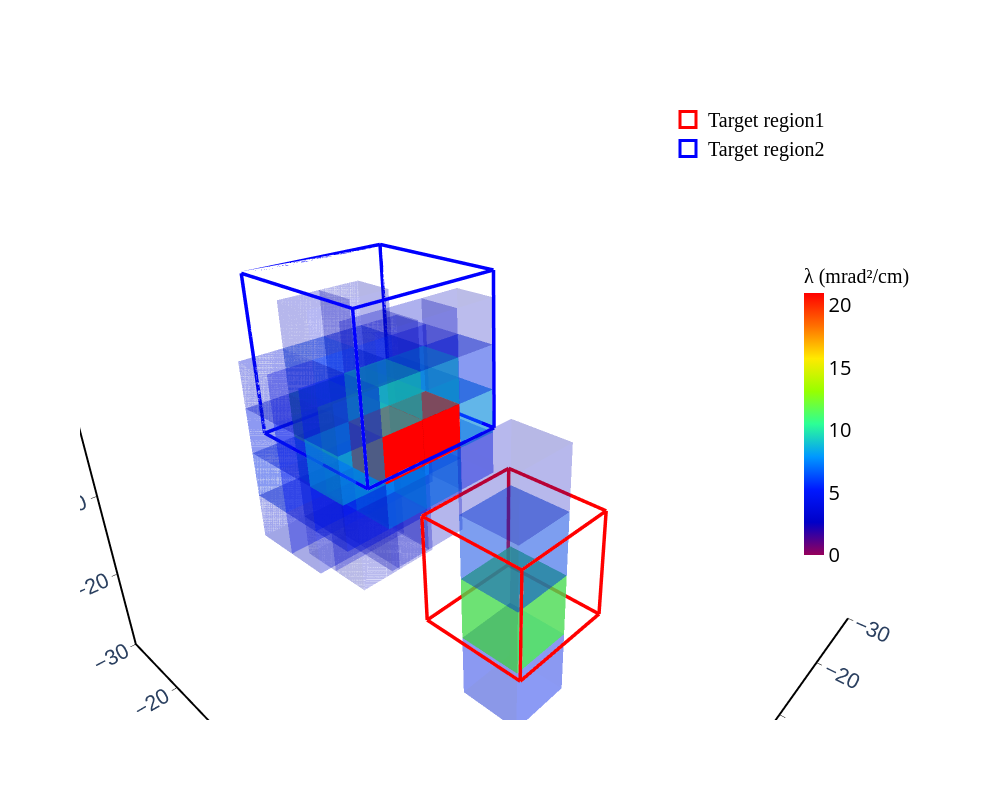

The notebook cell this image was saved under:
### Code cell
# ============================================================
# 3D Reconstruction Visualization
# ============================================================

print("\n--- 3D Reconstruction (Print_result Style) ---")

# Set visualization bounds
xlim = [X_MIN, X_MAX]
ylim = [Y_MIN, Y_MAX]
zlim = [Z_MIN, Z_MAX]

def opacity_fn(rho_val, alpha, idx):
    # Hide sentinel (unseen) and low-scatter voxels
    if rho_val < 0:
        return 0.0
    elif rho_val < 3:
        return 0.0
    return alpha

# Camera settings for a good initial viewpoint
view_zoom = 1.0
ceye = dict(x=0.5 * view_zoom, y=0.45 * view_zoom, z=0.3 * view_zoom)
cup = dict(x=0, y=0, z=1)

# ---- 可选: 添加异常区域框线 ----
# 使用方法 (与 Example2_visualize.ipynb 完全一致):
#
#   sample_positions = [(x1, y1, z1), (x2, y2, z2), ...]   # 立方体中心坐标
#   sample_sizes      = [(lx1, ly1, lz1), (lx2, ly2, lz2), ...]  # 立方体尺寸
#   vertices          = get_cuboid_vertices(sample_positions, sample_sizes)
#
#   然后在 PrintMLResult 调用中添加:
#     abnormalRegion_vertices=vertices,
#     abnormalRegion_width=[5, 5, ...],          # 线宽
#     abnormalRegion_color=['red', 'blue', ...],  # 颜色
#     abnormalRegion_names=['Box A', 'Box B', ...],  # 图例名

# 示例: 画一个 10×10×10 cm 的框
sample_positions_example = [(0.1 ,0.1 , -0.1),
    (-0.1 ,-0.3 , -0.1),]
sample_sizes_example = [(0.1, 0.1, 0.1),
    (0.2, 0.2, 0.2),]
sample_positions_example = np.array(sample_positions_example) * 100
sample_positions_example = [tuple(row) for row in sample_positions_example]
sample_sizes_example = np.array(sample_sizes_example) * 100
sample_sizes_example = [tuple(row) for row in sample_sizes_example]
example_vertices = get_cuboid_vertices(sample_positions_example, sample_sizes_example)

fig_3d = PrintMLResult(
    X_CUBE, Y_CUBE, Z_CUBE, rho,
    dx, dy, dz,
    xlim, ylim, zlim,
    vmin=0, vmax=rho.max(),
    opacity_func=opacity_fn,
    colorscale='rainbow',
    width_screen=1000, height_screen=800,
    showaxis=True, showColorbar=True,
    ceye=ceye, cup=cup,
    backgroundcolor='white', fontcolor='black',
    sentinel=Sentinel,
    abnormalRegion_vertices=example_vertices,
    abnormalRegion_width=7,
    abnormalRegion_color=['red', 'blue'],
    abnormalRegion_names=['Target region1', 'Target region2'],
)

print("\n=== 3D Visualization Complete ===")
